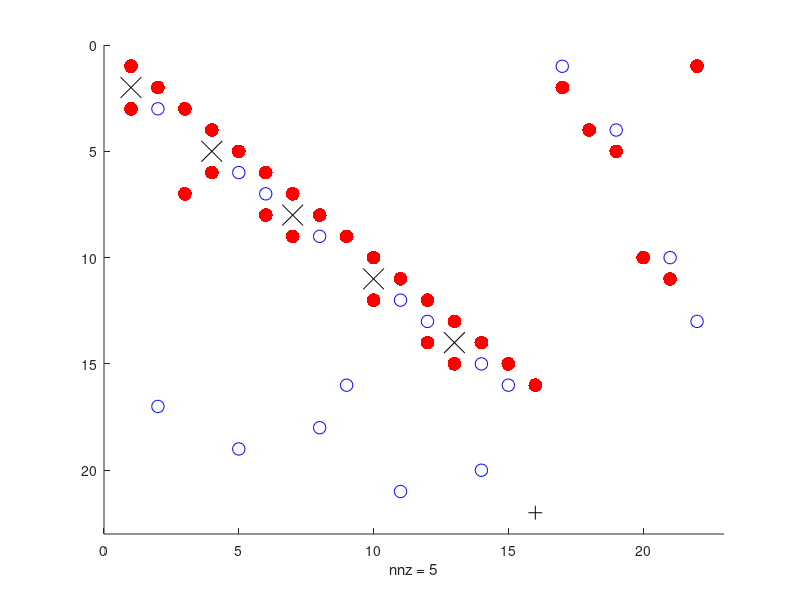

Write the MATLAB code that produced this figure.
function [Znew] = sptest()

Z = zeros(22,22);   %1

M = zeros(22,22);   % -1
D = zeros(22,22); %1/2
A = zeros(22,22);   %-alphas

for i = 1:16
    Z(i,i) = 1;
end
A(2,1) = 1;
Z(3,1) = 1;
M( 3,2 ) = 1;
A( 5, 4) = 1;
Z( 6,4 ) = 1;
M( 6,5 ) = 1;
Z( 7,3 ) = 1;
M( 7,6 ) = 1;
A( 8,7 ) = 1;
Z( 8,6 ) = 1;
M( 9,8 ) = 1;
Z( 9,7 ) = 1;
A( 11,10 ) = 1;
M( 12,11 ) = 1;
Z( 12,10 ) = 1;
M( 13,12 ) = 1;
A( 14,13 ) = 1;
Z( 14,12 ) = 1;
M( 15,14 ) = 1;
Z( 15,13 ) = 1;
M( 16,9 ) = 1;
M( 16,15 ) = 1;
M( 17, 2) = 1;
M( 18, 8) = 1;
M( 19,5 ) = 1;
M( 20,14 ) = 1;
M( 21,11 ) = 1;
D( 22,16 ) = 1;

M( 1,17 ) = 1;
Z( 1,22 ) = 1;
Z( 2,17 ) = 1;
Z( 4,18 ) = 1;
M( 4,19 ) = 1;
Z( 5,19 ) = 1;
Z( 10,20 ) = 1;
M( 10,21 ) = 1;
Z( 11, 21) = 1;
M( 13, 22) = 1;

Znew = Z + A + M + D;

save('MatrixZ', 'Znew');

hold on
Asp = sparse(A);
Zsp = sparse(Z);
Msp = sparse(M);
Dsp = sparse(D);
spy(Zsp, '.r', 30)
spy(Msp, 'oblue', 9)
spy(Dsp, '+black', 10)
spy(Asp, 'xblack', 15)
hold off

